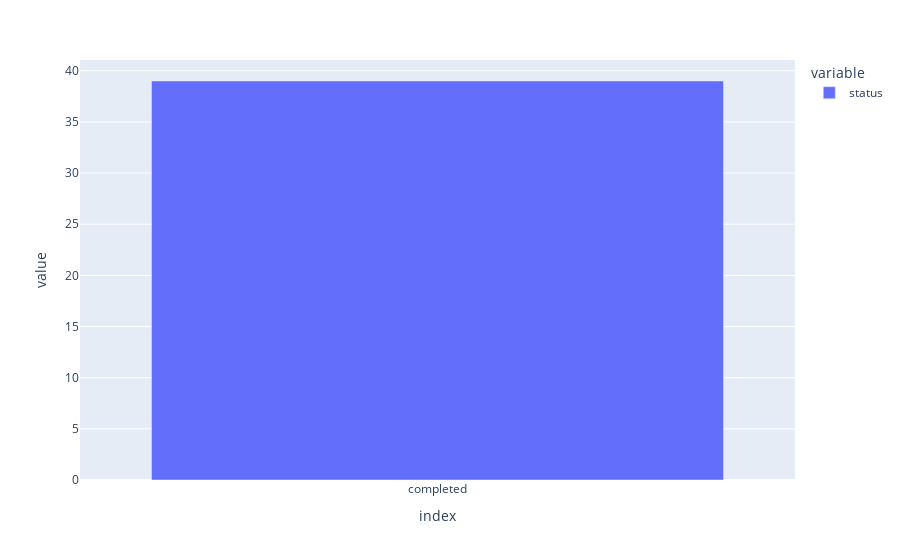

This figure's notebook cell:
### Markdown cell above
## Status plot

### Code cell
from orion.plotting.base import status

%load_ext autoreload
%autoreload 2

experiment.plot.status()

### Figure 1 — Plotly figure (JSON) as saved in the notebook; plotly's stock layout.template omitted (floating-point values rounded to 4 significant figures)
{"data": [{"alignmentgroup": "True", "hovertemplate": "variable=status<br>index=%{x}<br>value=%{y}<extra></extra>", "legendgroup": "status", "marker": {"color": "#636efa"}, "name": "status", "offsetgroup": "status", "orientation": "v", "showlegend": true, "textposition": "auto", "type": "bar", "x": ["completed"], "xaxis": "x", "y": [39], "yaxis": "y"}], "layout": {"barmode": "relative", "legend": {"title": {"text": "variable"}, "tracegroupgap": 0}, "margin": {"t": 60}, "xaxis": {"anchor": "y", "domain": [0, 1], "title": {"text": "index"}}, "yaxis": {"anchor": "x", "domain": [0, 1], "title": {"text": "value"}}}}
